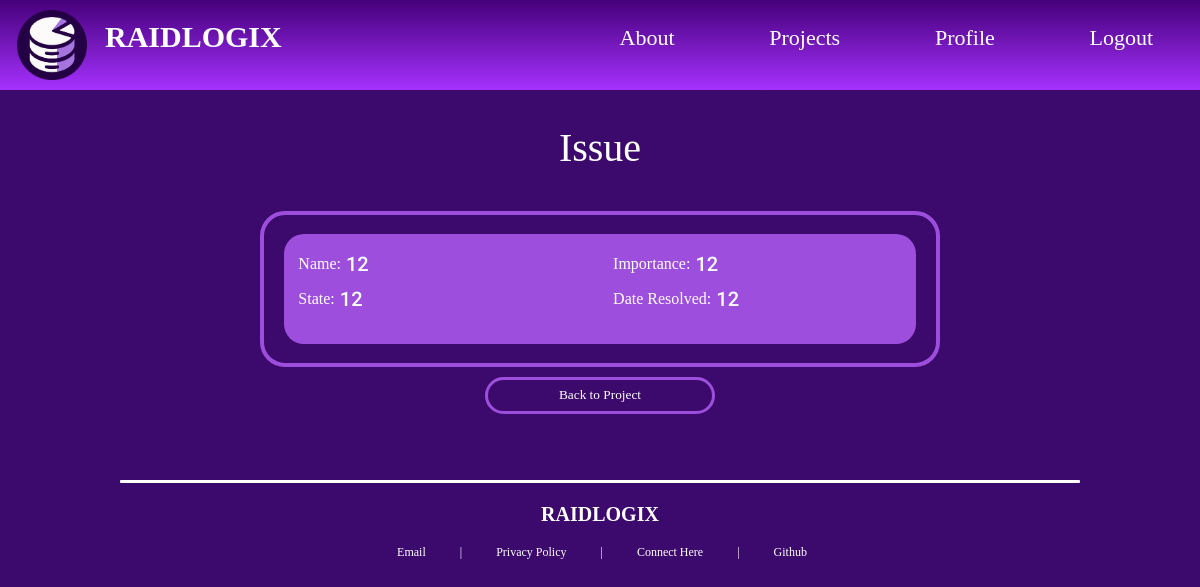
/projects/1/issues/ (signed in), run on the app's committed database.
### raidlogix/models.py (models this page shows)
class issue(models.Model):
    created = models.CharField(max_length=50)
    name = models.CharField(max_length=50)
    owner = models.CharField(max_length=50)
    description = models.TextField()
    impact_details = models.TextField()
    state = models.CharField(max_length=50)
    importance = models.IntegerField()
    impact = models.IntegerField()
    response_status = models.TextField()
    resolution = models.TextField()
    date_resolved = models.CharField(max_length=50)
    root_cause = models.TextField()
    project = models.ForeignKey(project, on_delete=models.CASCADE)

### raidlogix/views.py (the view)
# urls.py: path('projects/<int:project_pk>/issues/', views.issues, name="issues"),
@login_required
def issues(request, project_pk):
    this_project = get_object_or_404(project, pk=project_pk)
    if not user_projects.objects.filter(user=request.user, project=this_project).exists():
        return HttpResponseForbidden("You do not have permission to access this project.")
    issues = issue.objects.filter(project=this_project)
    context = {
        'project': this_project,
        'issues': issues,
    }
    return render(request, "issue_list.html", context=context)

### raidlogix/templates/issue_list.html
{% extends 'h_and_f.html' %}
{% block content %}
<div id="block-attribute-list">
    <div class="attribute-text"><p>Issue</p></div>
    <div id="project-attribute-container">
        {% if issues.count == 0 %}
            <h1 id="empty-projects">NO ISSUES</h1>
        {% else %}
            {% for issue in issues %}
                <a id="project-container-link" href="{% url 'view_issue' project.pk issue.pk %}">
                    <div class="project-container">
                        <div class="left-project-container">
                            <div class="project-value">Name: <p class="project-list-value">&nbsp;{{ issue.name }}</p></div>
                            <div class="project-value">State: <p class="project-list-value">&nbsp;{{ issue.state }}</p></div>
                        </div>
                        <div class="right-project-container">
                            <div class="project-value">Importance: <p class="project-list-value">&nbsp;{{ issue.importance }}</p></div>
                            <div class="project-value">Date Resolved: <p class="project-list-value">&nbsp;{{ issue.date_resolved }}</p></div>
                        </div>
                    </div>
                </a>
            {% endfor %}
        {% endif %}
    </div>
    <a href="{% url 'view_project' project.pk %}" id="reroute-project"><input id="add-attribute-submit" type="submit" value="Back to Project"/></a>
</div>
{% endblock content %}

### raidlogix/static/main.css (style rules this page uses)
html { background-color:#3C096C; margin: 0%; padding: 0%; }
body { height: auto; display: flex; flex-direction: column; align-items: center; margin: 0%; padding: 0%; }
.project-list-value { font-family: "Roboto-Medium"; font-size: 20px; }
#project-container-link { width:94%; flex-direction: column; display: flex; align-items: center; text-decoration: none; }
.project-container { width: 100%; background-color: #9D4EDD; margin: 1%; margin-top: 1.5%; margin-bottom: 1.5%; border-radius: 20px; height: 110px; display: flex; flex-direction: row; overflow: hidden; white-space: nowrap; text-overflow: ellipsis; transition: transform .125s, background-color .125s; }
.left-project-container { width: 50%; height: 100%; display: flex; flex-direction: column; align-items: center; padding-top:2%; padding-bottom: 2%; padding-left: 0.5%; }
.right-project-container { width: 45%; height: 100%; display: flex; flex-direction: column; align-items: center; padding-top:2%; padding-bottom: 2%; padding-right: 0.5%; overflow: hidden; white-space: nowrap; text-overflow: ellipsis; }
.project-value { width: 93%; height: 32%; margin-left:1%; margin-right: 1%; font-family: "Request"; display: flex; flex-direction: row; align-items: center; color: white; }
#project-attribute-container { display: flex; flex-direction: column; align-items: center; width: 70%; height: auto; border-color: #9D4EDD; border-width: 4px; border-style: solid; border-radius: 25px; padding-top: 1%; padding-bottom: 1%; color: #fff; margin-bottom: 1%; }
#add-attribute-submit { font-family: "Request"; width: 60%; background-color: #3C096C; padding: 2%; border-radius: 22px; border-color: #9D4EDD; border-width: 3px; border-style: solid; color: #fff; text-align: center; transition: transform .125s, background-color .125s; }
.attribute-text { color:#fff; font-family: "Request"; font-size:40px; margin: 0%; }
#block-attribute-list { display: flex; flex-direction: column; align-items: center; width: 80%; margin-top: 7%; margin-bottom: 2%; }
#reroute-project { width: 40%; text-align: center; }

### data on the page
issue: name "12", state "12", importance "12", date_resolved "12"
